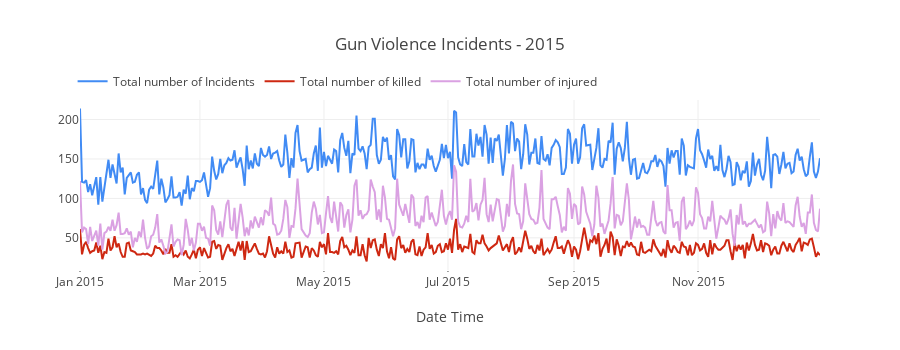

The code cell stored with this chart in its notebook:
### Code cell
temp = df[df['year'] == 2015].groupby('date').agg({'state': 'count', 'n_killed': 'sum', 'n_injured': 'sum'}).reset_index().rename(columns = {'state': 'incidents'})
trace1 = go.Scatter(x = temp.date, y = temp.incidents, name = 'Total number of Incidents', 
                    mode = 'lines', marker = dict(color = '#418bf4'))
trace2 = go.Scatter(x = temp.date, y = temp.n_killed, name = 'Total number of killed', 
                    mode = 'lines', marker = dict(color = '#ce2812'))
trace3 = go.Scatter(x = temp.date, y = temp.n_injured, name = 'Total number of injured', 
                    mode = 'lines', marker = dict(color = '#daa1e2'))
layout = dict(height = 350, title = 'Gun Violence Incidents - 2015', 
              legend = dict(orientation = "h", x = -.01, y = 1.195), xaxis = dict(title='Date Time', ticklen = 1))
fig = go.Figure(data = [trace1, trace2, trace3], layout = layout)
iplot(fig)

### Figure 1 — Plotly figure (JSON) as saved in the notebook; plotly's stock layout.template omitted (floating-point values rounded to 4 significant figures; data arrays with more than 128 entries replaced by an {"elided": "..."} marker saying what was removed)
{"data": [{"marker": {"color": "#418bf4"}, "mode": "lines", "name": "Total number of Incidents", "type": "scatter", "uid": "e8711e40-e440-493c-af28-715b4a1810cf", "x": {"elided": "364 str values"}, "y": {"elided": "364 int values"}}, {"marker": {"color": "#ce2812"}, "mode": "lines", "name": "Total number of killed", "type": "scatter", "uid": "a46af956-5ff2-4285-be1a-457429e45b15", "x": {"elided": "364 str values"}, "y": {"elided": "364 int values"}}, {"marker": {"color": "#daa1e2"}, "mode": "lines", "name": "Total number of injured", "type": "scatter", "uid": "f324919e-09d0-413a-84b4-e45b5eae76f2", "x": {"elided": "364 str values"}, "y": {"elided": "364 int values"}}], "layout": {"height": 350, "legend": {"orientation": "h", "x": -0.01, "y": 1.195}, "title": "Gun Violence Incidents - 2015", "xaxis": {"ticklen": 1, "title": "Date Time"}}}
